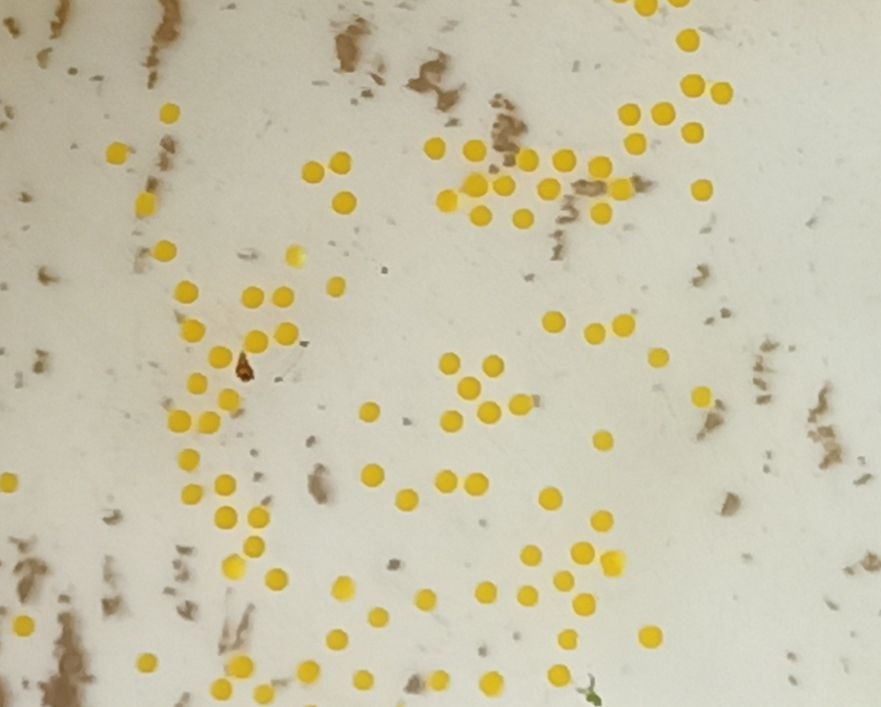
#> input picture telur.jpeg, 881 x 707 px
$ jupyter execute --allow-errors Nail_Dafa_Task7.ipynb   (text cells are left out)
#> lines starting #> are read from the running program, lines starting #| are printed output that depends on the picture; after the words box and inside, x2 and y2 are one past the last pixel; in counts of white or black regions, pixels touching at a corner belong together
[cell 1]
import cv2
import numpy as np
import matplotlib.pyplot as plt

[cell 2]
# Membaca/mengimport file gambar
img2 = cv2.imread("shaun.jpg")
#> (the rest of this cell did not finish here and is left out)

[cell 3]
# Flip gambar secara horizontal
flipped_img = cv2.flip(img2, 1)

# Menampilkan gambar
#> (the rest of this cell did not finish here and is left out)

#> (a cell that did not finish here is left out)

[cell 5]
# Membaca/mengimport file gambar
img = cv2.imread("garuda.png")
#> (the rest of this cell did not finish here and is left out)

[cell 6]
# Membaca/mengimport file gambar
img4 = cv2.imread("negative2.jpeg")
#> (the rest of this cell did not finish here and is left out)

[cell 7]
# Membaca/mengimport file gambar
img5 = cv2.imread("green.png")
#> (the rest of this cell did not finish here and is left out)

[cell 8]
# Membaca/mengimport file gambar
img3 = cv2.imread("face.png")
#> (the rest of this cell did not finish here and is left out)

[cell 9]
# Membaca/mengimport gambar
img = cv2.imread("telur.jpeg")
#> img is the input picture: shape (707, 881, 3); mean B, G, R 169.4, 195.8, 201.8
ori_img = cv2.imread("telur.jpeg")

# Convert color space gambar dari BGR ke HSV
hsv = cv2.cvtColor(img, cv2.COLOR_BGR2HSV)
#> hsv: shape (707, 881, 3); mean H, S, V 25.4, 41.9, 202

# Menentukan range lower dan upper untuk warna yellow dalam HSV
lower_yellow = (20, 100, 100)
upper_yellow = (30, 255, 255)

# Membuat mask untuk hanya memilih piksel berwarna kuning
mask = cv2.inRange(hsv, lower_yellow, upper_yellow)
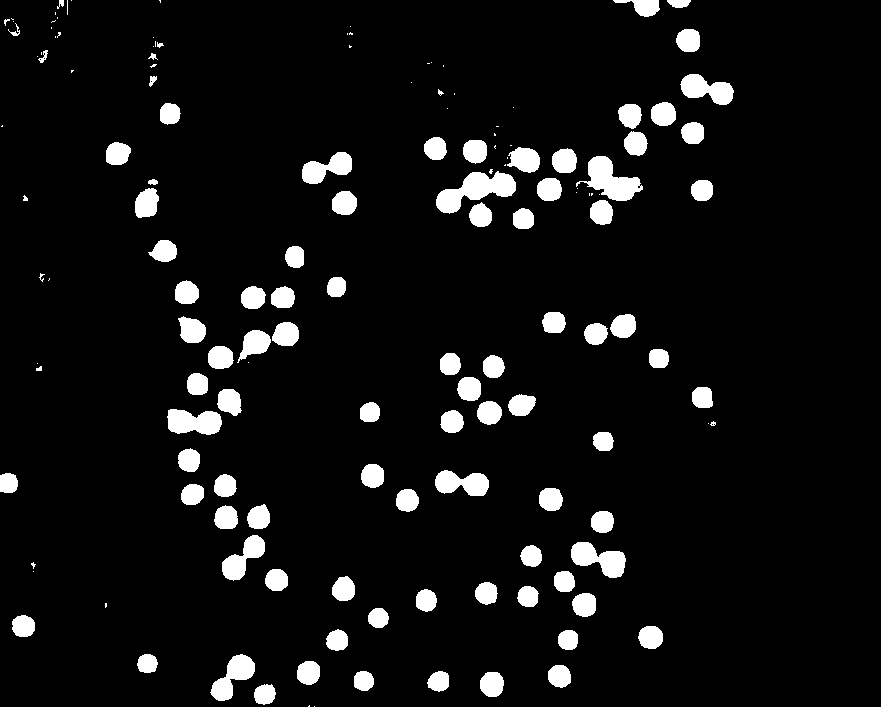
#> mask: shape (707, 881); 6.9% white; 148 white regions (53 under 20 px), largest, box (x1, y1, x2, y2) and area: (436, 171, 516, 214) 1699, (576, 156, 643, 201) 1441, (571, 542, 626, 578) 1130

# Meng-apply mask ke gambar original  untuk hanya memilih piksel berwarna kuning
yellow_only = cv2.bitwise_and(img, img, mask=mask)
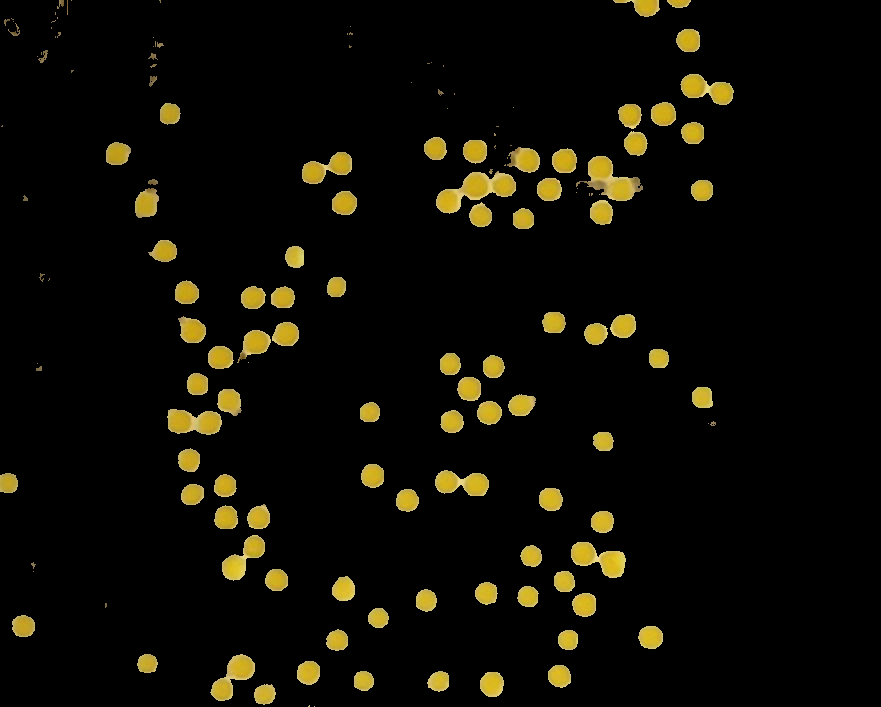
#> yellow_only: shape (707, 881, 3); mean B, G, R 4.3, 11.9, 13.8

# Meng-adjust kontras pada gambar
contrast = cv2.convertScaleAbs(yellow_only, alpha=1.5, beta=0)
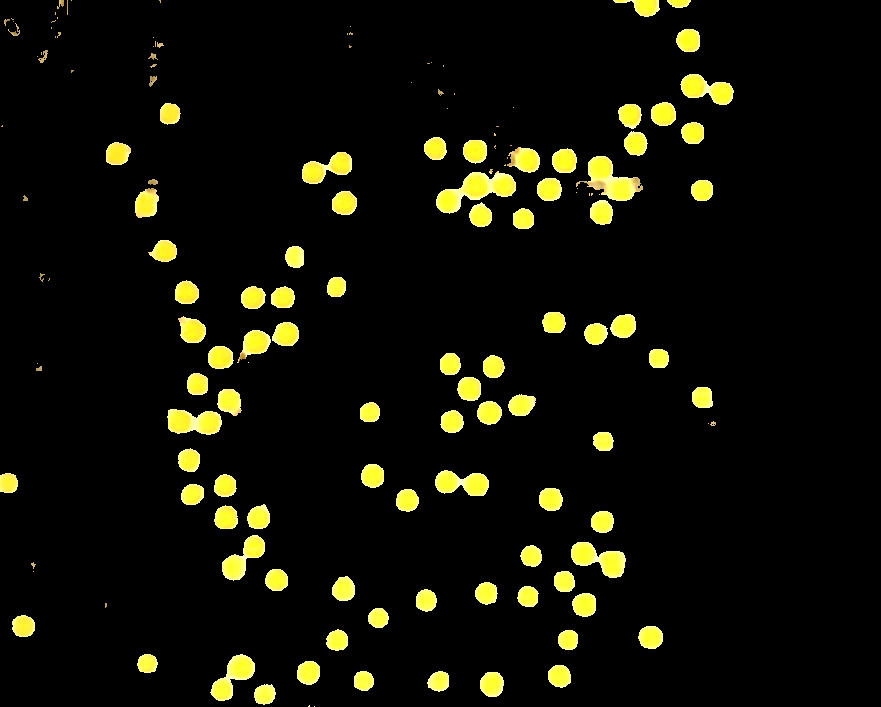
#> contrast: shape (707, 881, 3); mean B, G, R 6.5, 17.1, 17.4

# Deteksi lingkaran dengan HoughCircles
gray = cv2.cvtColor(contrast, cv2.COLOR_BGR2GRAY)
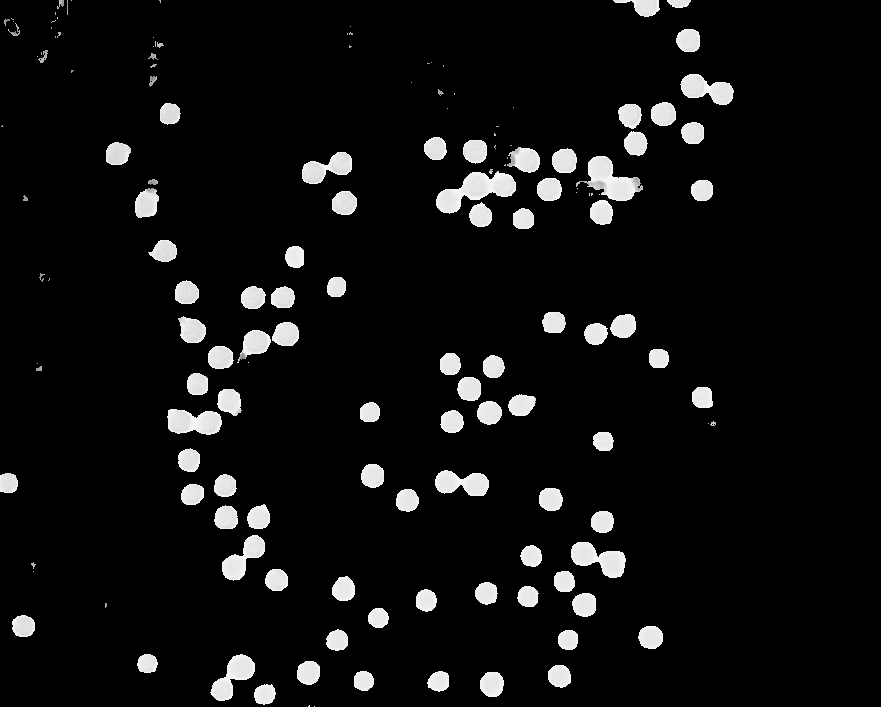
#> gray: shape (707, 881); min 0, max 251, mean 16
circles = cv2.HoughCircles(gray, cv2.HOUGH_GRADIENT, dp=1, minDist=20, param1=7, param2=8, minRadius=8, maxRadius=11)
#> circles = 92 rows, first 8: [567.5, 639.5, 10.4], [363.5, 680.5, 10.4], [377.5, 617.5, 10.4], [527.5, 596.5, 10.4], [335.5, 286.5, 10.4], [523.5, 218.5, 10.4], [481.5, 216.5, 10.4], [603.5, 440.5, 10.4]

# Hitung jumlah lingkaran yang terdeteksi
if circles is not None:
    num_circles = len(circles[0])
#> num_circles = 92
else:
    print("No circles detected.")

# Gambar lingkaran di gambar awal
if circles is not None:
    circles = circles[0]
    for circle in circles:
        x, y, r = circle.astype(int)
        cv2.circle(img, (x, y), r, (0, 0, 255), 2)
#> this loop made 92 passes
#> (circle, x, y, r) on passes 1 to 12: ([567.5, 639.5, 10.4], 567, 639, 10), ([363.5, 680.5, 10.4], 363, 680, 10), ([377.5, 617.5, 10.4], 377, 617, 10), ([527.5, 596.5, 10.4], 527, 596, 10), ([335.5, 286.5, 10.4], 335, 286, 10), ([523.5, 218.5, 10.4], 523, 218, 10), ([481.5, 216.5, 10.4], 481, 216, 10), ([603.5, 440.5, 10.4], 603, 440, 10), ([146.5, 663.5, 10.4], 146, 663, 10), ([531.5, 555.5, 10.4], 531, 555, 10), ([602.5, 166.5, 10.4], 602, 166, 10), ([476.5, 186.5, 10.3], 476, 186, 10)
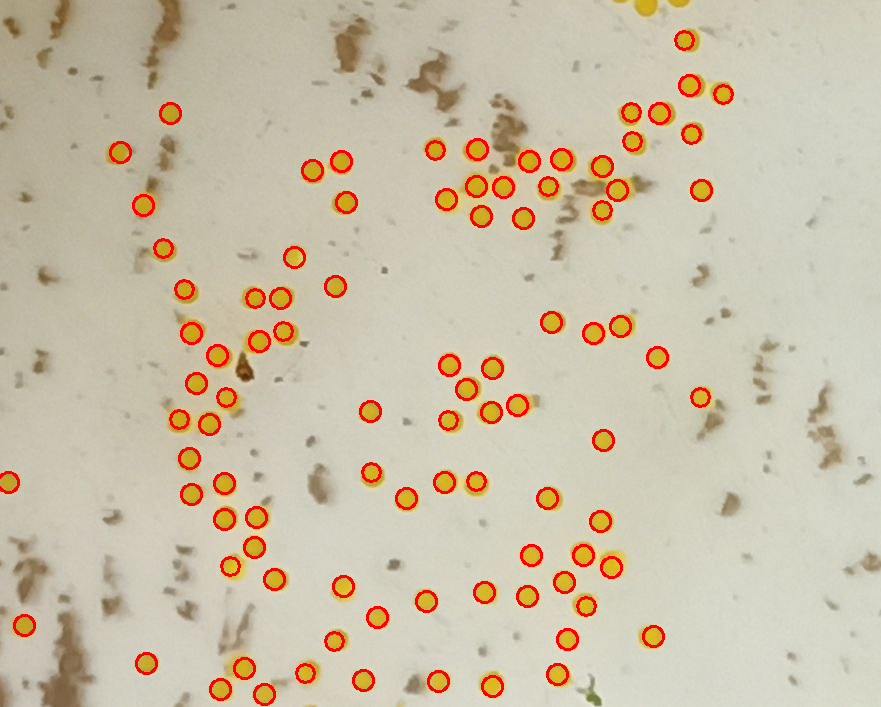
#> img: shape (707, 881, 3); 2.77% of pixels changed, all inside (x1, y1, x2, y2) = (0, 30, 734, 706)

# Menambahkan teks jumlah lingkaran di gambar
if circles is not None:
    cv2.putText(img, f" {num_circles}", (20, 50), cv2.FONT_HERSHEY_SIMPLEX, 2, (255, 0, 0), 3)
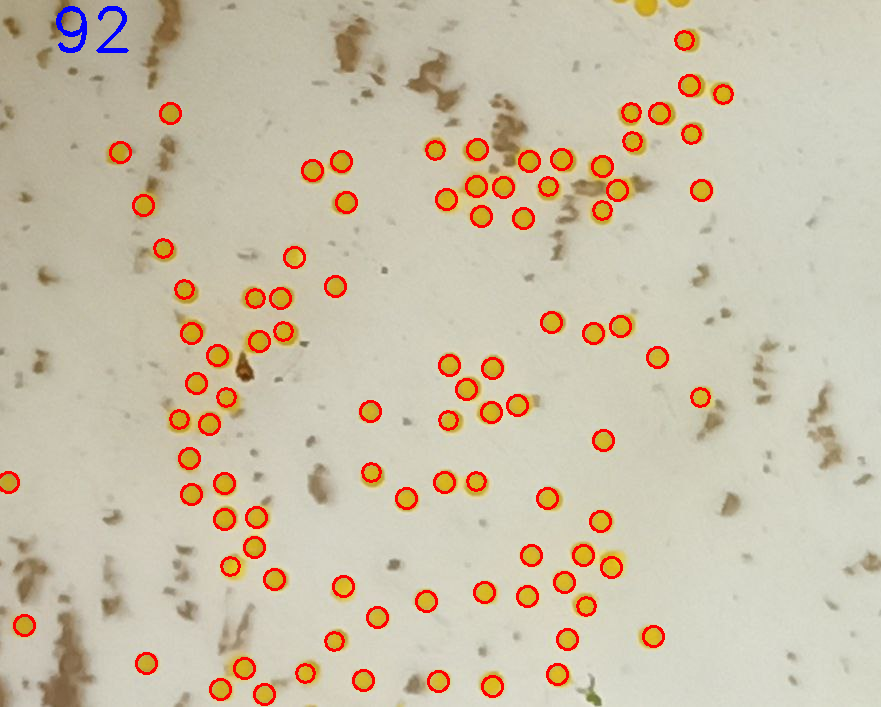
#> img: shape (707, 881, 3); 0.18% of pixels changed, all inside (x1, y1, x2, y2) = (56, 6, 129, 53)

# Convert gambar dari BGR ke RGB
ori_img = cv2.cvtColor(ori_img, cv2.COLOR_BGR2RGB)
img = cv2.cvtColor(img, cv2.COLOR_BGR2RGB)
mask = cv2.cvtColor(mask, cv2.COLOR_BGR2RGB)
yellow_only = cv2.cvtColor(yellow_only, cv2.COLOR_BGR2RGB)
contrast = cv2.cvtColor(contrast, cv2.COLOR_BGR2RGB)
gray = cv2.cvtColor(gray, cv2.COLOR_BGR2RGB)
#> gray: shape (707, 881, 3)

# Membuat gambar dengan dua subplot
fig, axs = plt.subplots(3, 2, figsize=(20, 10))

# Menunjukkan gambar original di subplot pertama
axs.flatten()[0].imshow(ori_img)
axs.flatten()[0].set_title('Original Image')

# Menunjukkan gambar mask di subplot kedua
axs.flatten()[1].imshow(mask)
axs.flatten()[1].set_title('Masked Image')

# Menunjukkan gambar dengan hanya warna kuning di subplot ketiga
axs.flatten()[2].imshow(yellow_only)
axs.flatten()[2].set_title('yellow_only Image')

# Menunjukkan gambar yang telah di-adjust kontrasnya di subplot keempat
axs.flatten()[3].imshow(contrast)
axs.flatten()[3].set_title('Contrast Image')

# Menunjukkan gambar grayscale di subplot kelima
axs.flatten()[4].imshow(gray)
axs.flatten()[4].set_title('Gray Image')

# Menunjukkan gambar dengan lingkaran yang terdeteksi di subplot keenam
axs.flatten()[5].imshow(img)
axs.flatten()[5].set_title('Processed Image')

plt.show()

[cell 10]
# Membuat face detection classifier dengan Haar-Cascade Classifier
face_cascade = cv2.CascadeClassifier('haarcascade_frontalface_default.xml')

# Memuat dan memilih webcam (0/1/2/....)
cap = cv2.VideoCapture(0)

# Menentukan format video membuat VideoWriter untuk video output
fourcc = cv2.VideoWriter_fourcc(*'mp4v')
#> fourcc = 1983148141
out = cv2.VideoWriter('output_video.mp4', fourcc, 30, (int(cap.get(3)), int(cap.get(4))))

# Loop tiap frame pada webcam
while True:
    # Membaca frame dari webcam
    ret, frame = cap.read()
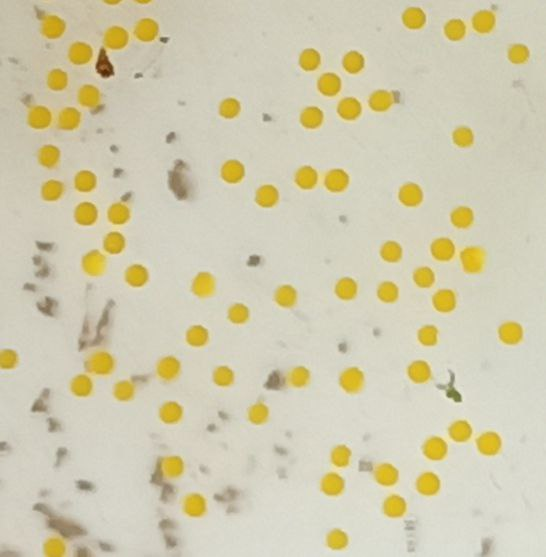
#> input picture telur2.jpg, 546 x 557 px, given in place of the camera
#> frame is the input picture: shape (557, 546, 3); mean B, G, R 174.6, 203.3, 209.3
    if not ret:
        break

    # Convert frame ke grayscale
    gray = cv2.cvtColor(frame, cv2.COLOR_BGR2GRAY)
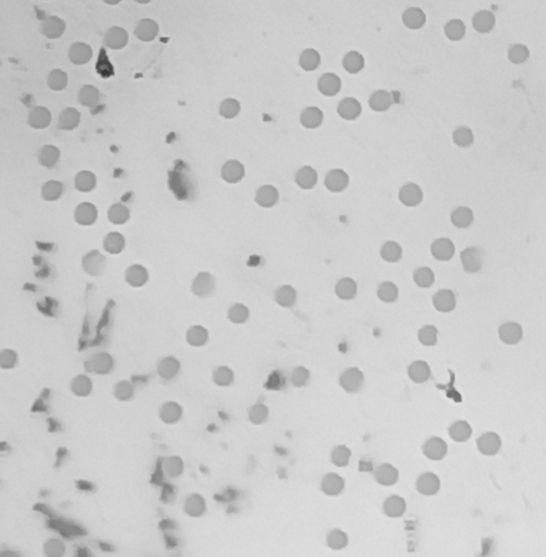
#> gray: shape (557, 546); min 48, max 230, mean 201.8

    # Deteksi wajah pada frame
    faces = face_cascade.detectMultiScale(gray, 1.3, 5)
#> faces = ()

    # Loop pada tiap wajah dan blur
    for (x,y,w,h) in faces:
        face = frame[y:y+h, x:x+w]
        face = cv2.GaussianBlur(face, (23, 23), 30)
        frame[y:y+face.shape[0], x:x+face.shape[1]] = face
        cv2.rectangle(frame, (x, y), (x+w, y+h), (0, 255, 0), 2)
#> this loop made 0 passes

    # Tulis output frame yang telah diolah pada video
    out.write(frame)

    # Tampilkan frame yang telah diolah
    cv2.imshow('Blurred Frame', frame)

    # Keluar jika user memencet tombol 'q'
    if cv2.waitKey(1) & 0xFF == ord('q'):
#> (key q is pressed here)
        break

# Rilis output video
cap.release()
out.release()
cv2.destroyAllWindows()
